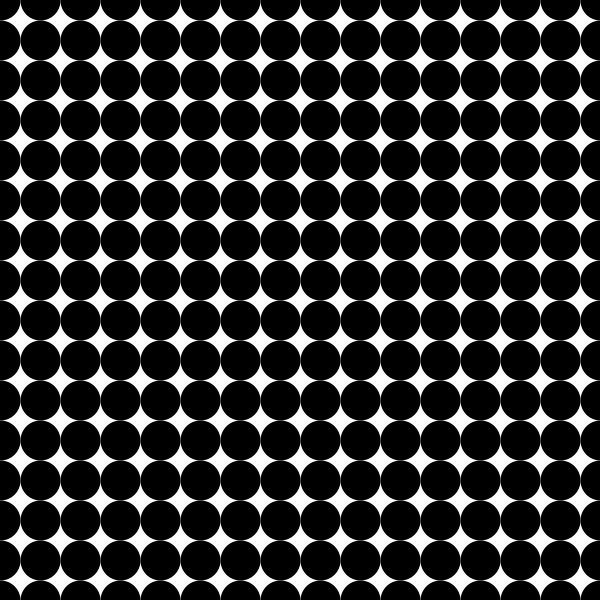
Frame 1 (no input)
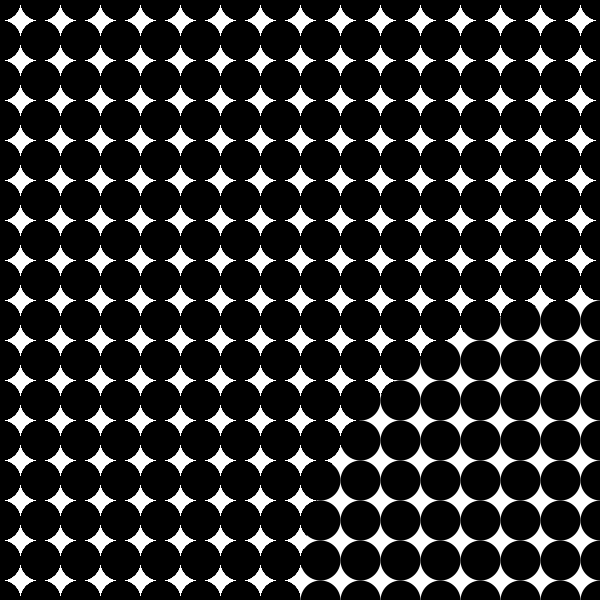
Frame 60 (the mouse pressed at the canvas centre just before this capture)
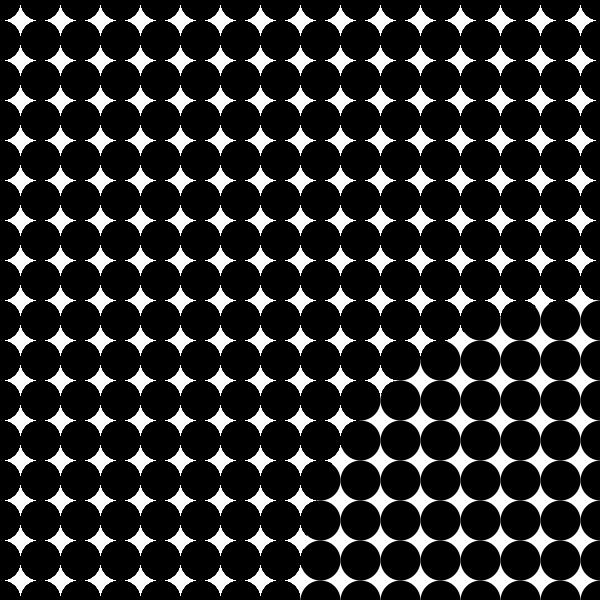
Frame 120 (the mouse held since frame 60 and released just before this capture)

The Processing sketch that drew these frames (run headless with seeded random() and noise(); from frame 60 on, the mouse is pressed at the canvas centre):

// Processing sketch: processing_143343
// ── processing_143343.pde

// SOS iDesign
// KU DYNAMIC MEDIA
// Eunjin Park
 
 
void setup(){
  size(600,600);
  background(255);
//  noLoop();
}
 
void draw(){
  noStroke();
  fill(255); 
  ellipse(600,600,width,height);
   
  for (int i = 0; i-20 < width-1; i = i + 40) {
    for (int j = 0; j-20 < height-1; j = j + 40) {
      stroke(0);
      strokeWeight(20);
      ellipse(i,j,20,20);
     }
  }
   

}
